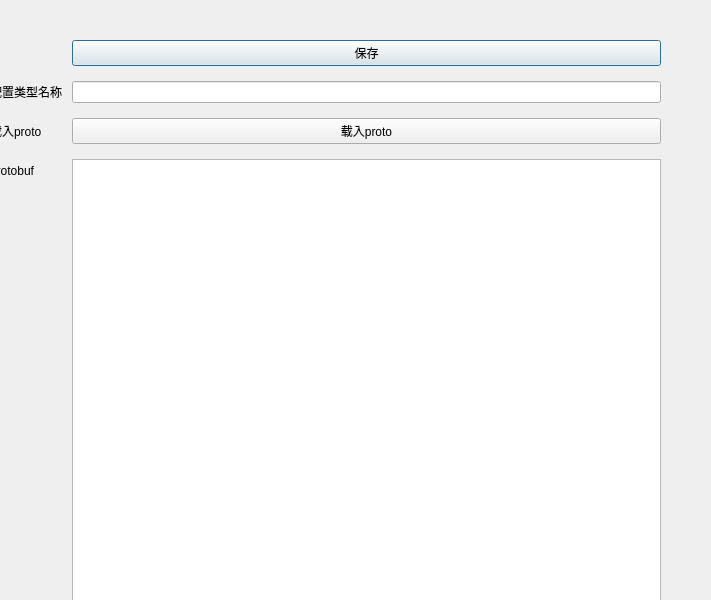
<?xml version="1.0" encoding="UTF-8"?>
<ui version="4.0">
 <class>ConfigEdit</class>
 <widget class="QDialog" name="ConfigEdit">
  <property name="geometry">
   <rect>
    <x>0</x>
    <y>0</y>
    <width>711</width>
    <height>600</height>
   </rect>
  </property>
  <property name="windowTitle">
   <string>微服务配置</string>
  </property>
  <property name="sizeGripEnabled">
   <bool>false</bool>
  </property>
  <property name="modal">
   <bool>false</bool>
  </property>
  <widget class="QWidget" name="formLayoutWidget">
   <property name="geometry">
    <rect>
     <x>-20</x>
     <y>10</y>
     <width>691</width>
     <height>751</height>
    </rect>
   </property>
   <layout class="QFormLayout" name="formLayout">
    <property name="sizeConstraint">
     <enum>QLayout::SetDefaultConstraint</enum>
    </property>
    <property name="horizontalSpacing">
     <number>10</number>
    </property>
    <property name="verticalSpacing">
     <number>15</number>
    </property>
    <property name="leftMargin">
     <number>10</number>
    </property>
    <property name="topMargin">
     <number>30</number>
    </property>
    <property name="rightMargin">
     <number>10</number>
    </property>
    <property name="bottomMargin">
     <number>10</number>
    </property>
    <item row="0" column="0">
     <widget class="QLabel" name="label_4">
      <property name="text">
       <string/>
      </property>
     </widget>
    </item>
    <item row="0" column="1">
     <widget class="QPushButton" name="savePushButton">
      <property name="text">
       <string>保存</string>
      </property>
     </widget>
    </item>
    <item row="1" column="0">
     <widget class="QLabel" name="label_2">
      <property name="text">
       <string>配置类型名称</string>
      </property>
     </widget>
    </item>
    <item row="1" column="1">
     <widget class="QLineEdit" name="proto_nameEdit"/>
    </item>
    <item row="2" column="0">
     <widget class="QLabel" name="label_3">
      <property name="text">
       <string>载入proto</string>
      </property>
     </widget>
    </item>
    <item row="2" column="1">
     <widget class="QPushButton" name="pushButton">
      <property name="text">
       <string>载入proto</string>
      </property>
     </widget>
    </item>
    <item row="3" column="0">
     <widget class="QLabel" name="label">
      <property name="text">
       <string>protobuf</string>
      </property>
     </widget>
    </item>
    <item row="4" column="0">
     <widget class="QLabel" name="service_nameLabel">
      <property name="text">
       <string>微服务名称</string>
      </property>
     </widget>
    </item>
    <item row="4" column="1">
     <widget class="QLineEdit" name="service_nameLineEdit"/>
    </item>
    <item row="5" column="0">
     <widget class="QLabel" name="service_ipLabel">
      <property name="text">
       <string>微服务IP</string>
      </property>
     </widget>
    </item>
    <item row="5" column="1">
     <widget class="QLineEdit" name="service_ipLineEdit"/>
    </item>
    <item row="6" column="0">
     <widget class="QLabel" name="service_portLabel">
      <property name="text">
       <string>微服务端口</string>
      </property>
     </widget>
    </item>
    <item row="6" column="1">
     <widget class="QSpinBox" name="service_portSpinBox">
      <property name="minimum">
       <number>1</number>
      </property>
      <property name="maximum">
       <number>65535</number>
      </property>
     </widget>
    </item>
    <item row="3" column="1">
     <widget class="QTextEdit" name="proto_textEdit"/>
    </item>
   </layout>
  </widget>
 </widget>
 <layoutdefault spacing="6" margin="11"/>
 <resources/>
 <connections>
  <connection>
   <sender>savePushButton</sender>
   <signal>clicked()</signal>
   <receiver>ConfigEdit</receiver>
   <slot>Save()</slot>
   <hints>
    <hint type="sourcelabel">
     <x>345</x>
     <y>45</y>
    </hint>
    <hint type="destinationlabel">
     <x>489</x>
     <y>367</y>
    </hint>
   </hints>
  </connection>
  <connection>
   <sender>pushButton</sender>
   <signal>clicked()</signal>
   <receiver>ConfigEdit</receiver>
   <slot>LoadProto()</slot>
   <hints>
    <hint type="sourcelabel">
     <x>376</x>
     <y>98</y>
    </hint>
    <hint type="destinationlabel">
     <x>693</x>
     <y>138</y>
    </hint>
   </hints>
  </connection>
 </connections>
 <slots>
  <slot>Save()</slot>
  <slot>LoadProto()</slot>
 </slots>
</ui>
